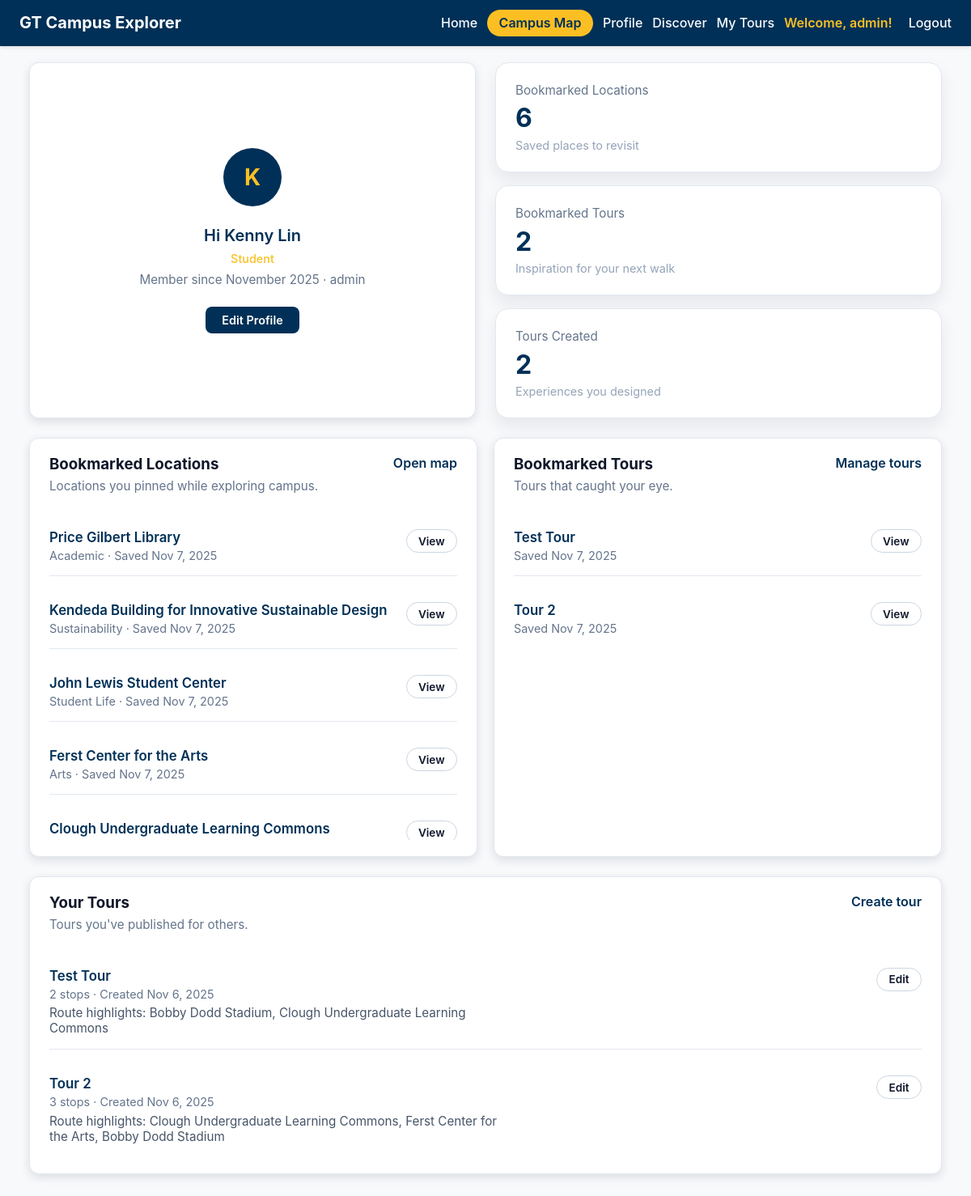
Page /accounts/profile/ (signed in) on the earlier database version.
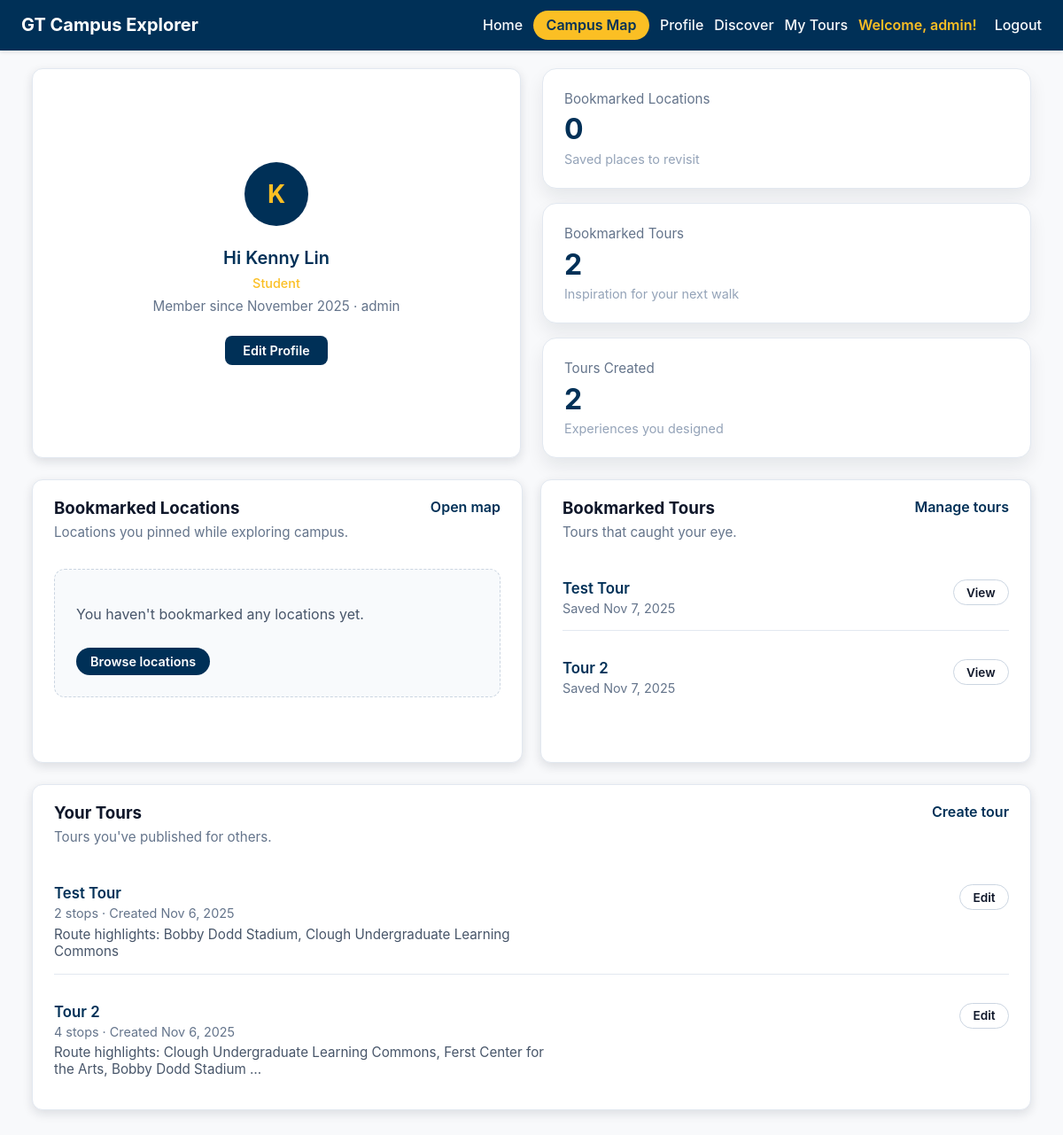
Same page on the later database version.
### campus/models.py (models this page shows, shortened)
class Bookmark(models.Model):
    user = models.ForeignKey(
        User,
        on_delete=models.CASCADE,
        related_name='bookmarks',
        help_text="The user who bookmarked this location.",
    )
    location = models.ForeignKey(
        Location,
        on_delete=models.CASCADE,
        related_name='bookmarks',
        help_text="The location that was bookmarked.",
    )
    created_at = models.DateTimeField(
        auto_now_add=True,
        help_text="When this bookmark was created.",
    )
    class Meta:
        unique_together = ['user', 'location']
        ordering = ['-created_at']

class Location(models.Model):
    name = models.CharField(
        max_length=120,
        unique=True,
        help_text="Displayed name of the campus location.",
    )
    slug = models.SlugField(
        unique=True,
        blank=True,
        help_text="URL-friendly identifier auto-generated from the name.",
    )
    description = models.TextField(
        help_text="High-level overview that appears in campus tour content.",
    )
    historical_info = models.TextField(
        blank=True,
        null=True,
        help_text="Optional historical context or fun facts for visitors.",
    )
    latitude = models.DecimalField(
        max_digits=9,
        decimal_places=6,
        help_text="Latitude in decimal degrees (positive for north).",
    )
    longitude = models.DecimalField(
        max_digits=9,
        decimal_places=6,
        help_text="Longitude in decimal degrees (negative for west).",
    )
    address = models.CharField(
        max_length=255,
        blank=True,
        help_text="Street address or building details shown in the tour.",
    )
    category = models.CharField(
        max_length=100,
        blank=True,
        help_text="Category used for filtering (e.g., Dining, Academic).",
    )
    image_url = models.URLField(
        blank=True,
        null=True,
        help_text="Link to an external photo if one is hosted elsewhere.",
    )
    photo = models.ImageField(
        upload_to='locations/photos/',
        blank=True,
        null=True,
        help_text="Upload location photo.",
    )
    class Meta:
        ordering = ['name']

class TourBookmark(models.Model):
    user = models.ForeignKey(
        User,
        on_delete=models.CASCADE,
        related_name='tour_bookmarks',
        help_text="The user who bookmarked this tour.",
    )
    tour = models.ForeignKey(
        'Tour',
        on_delete=models.CASCADE,
        related_name='bookmarks',
        help_text="The tour that was bookmarked.",
    )
    created_at = models.DateTimeField(
        auto_now_add=True,
        help_text="When this bookmark was created.",
    )
    class Meta:
        unique_together = ['user', 'tour']
        ordering = ['-created_at']

class Tour(models.Model):
    user = models.ForeignKey(User, on_delete=models.CASCADE)
    name = models.CharField(max_length=100)
    description = models.TextField(blank=True)
    created_at = models.DateTimeField(auto_now_add=True)
    route_data = models.JSONField(
        blank=True,
        null=True,
        help_text="Cached route segments from Google Directions API"
    )
    class Meta:
        ordering = ['-created_at']

class TourStop(models.Model):
    tour = models.ForeignKey(Tour, on_delete=models.CASCADE, related_name='stops')
    location = models.ForeignKey(Location, on_delete=models.CASCADE)
    order = models.PositiveIntegerField()
    class Meta:
        ordering = ['order']
        unique_together = [['tour', 'location']]

### accounts/views.py (the view)
# urls.py: path('profile/', views.profile, name='profile'),
@login_required
def profile(request):
    location_qs = (
        Bookmark.objects
        .filter(user=request.user)
        .select_related('location')
    )
    tour_qs = (
        TourBookmark.objects
        .filter(user=request.user)
        .select_related('tour')
    )
    created_tours_qs = (
        Tour.objects
        .filter(user=request.user)
        .prefetch_related('stops__location')
        .annotate(stop_total=Count('stops'))
    )
    location_bookmarks = list(location_qs)
    tour_bookmarks = list(tour_qs)
    created_tours = list(created_tours_qs)
    full_name = request.user.get_full_name().strip()
    display_name = full_name if full_name else request.user.username
    name_for_initial = request.user.first_name or request.user.username or '?'
    initial = name_for_initial[0].upper()
    user_profile, _ = UserProfile.objects.get_or_create(user=request.user)
    context = {
        'location_bookmarks': location_bookmarks,
        'tour_bookmarks': tour_bookmarks,
        'created_tours': created_tours,
        'display_name': display_name,
        'user_initial': initial,
        'location_count': len(location_bookmarks),
        'tour_bookmark_count': len(tour_bookmarks),
        'created_tour_count': len(created_tours),
        'affiliation': user_profile.affiliation,
    }
    return render(request, 'accounts/profile.html', context)

### accounts/templates/accounts/profile.html (shortened to what the changed rows need)
{% extends 'base.html' %}
{% load static %}
{% block extra_head %}
<link rel="stylesheet" href="{% static 'accounts/profile.css' %}">
{% endblock %}
{% block content %}
<section class="profile-page">
    <div class="profile-container">
        <div class="profile-header-stats-container">
            <div class="profile-summary-grid">
            <article class="profile-stat-card">
                <p class="profile-stat-label">Bookmarked Locations</p>
                <p class="profile-stat-value">{{ location_count }}</p>
                <p class="profile-stat-subtext">Saved places to revisit</p>
            </article>
        </div>
        </div>
        <div class="profile-panels-grid">
            <section class="profile-panel panel">
                {% if location_bookmarks %}
                    <ul class="profile-list">
                        {% for bookmark in location_bookmarks %}
                            <li class="profile-list-item">
                                <div>
                                    <p class="profile-item-title">{{ bookmark.location.name }}</p>
                                    <p class="profile-item-meta">
                                        {{ bookmark.location.category|default:"Campus Location" }} ·
                                        Saved {{ bookmark.created_at|date:"M j, Y" }}
                                    </p>
                                </div>
                                <a href="{% url 'campus:location-detail' bookmark.location.slug %}" class="profile-pill-link">View</a>
                            </li>
                        {% endfor %}
                    </ul>
                {% else %}
                    <div class="profile-empty-state">
                        <p>You haven't bookmarked any locations yet.</p>
                        <a href="{% url 'campus:overview' %}" class="profile-empty-cta">Browse locations</a>
                    </div>
                {% endif %}
            </section>
            <section class="profile-panel panel">
                {% if tour_bookmarks %}
                    <ul class="profile-list">
                        {% for bookmark in tour_bookmarks %}
                            <li class="profile-list-item">
                                <div>
                                    <p class="profile-item-title">{{ bookmark.tour.name }}</p>
                                    <p class="profile-item-meta">
                                        Saved {{ bookmark.created_at|date:"M j, Y" }}
                                    </p>
                                </div>
                                <a href="{% url 'campus:overview' %}?tour={{ bookmark.tour.id }}" class="profile-pill-link">View</a>
                            </li>
                        {% endfor %}
                    </ul>
                {% else %}
                    <div class="profile-empty-state">
                        <p>No bookmarked tours yet.</p>
                        <a href="{% url 'campus:tour-manage' %}" class="profile-empty-cta">Find a tour</a>
                    </div>
                {% endif %}
            </section>
        </div>
        <section class="profile-panel panel">
            {% if created_tours %}
                <ul class="profile-list">
                    {% for tour in created_tours %}
                        <li class="profile-list-item">
                            <div>
                                <p class="profile-item-title">{{ tour.name }}</p>
                                <p class="profile-item-meta">
                                    {{ tour.stop_total }} stop{{ tour.stop_total|pluralize }}
                                    · Created {{ tour.created_at|date:"M j, Y" }}
                                </p>
                                {% with stops=tour.stops.all %}
                                    {% if stops %}
                                        <p class="profile-item-description">
                                            Route highlights:
                                            {% for stop in stops|slice:":3" %}
                                                {{ stop.location.name }}{% if not forloop.last %}, {% endif %}
                                            {% endfor %}
                                            {% if stops|length > 3 %}…{% endif %}
                                        </p>
                                    {% endif %}
                                {% endwith %}
                            </div>
                            <a href="{% url 'campus:tour-edit' tour.id %}" class="profile-pill-link">Edit</a>
                        </li>
                    {% endfor %}
                </ul>
            {% else %}
                <div class="profile-empty-state">
                    <p>You haven't created a tour yet.</p>
                    <a href="{% url 'campus:tour-create' %}" class="profile-empty-cta">Start building</a>
                </div>
            {% endif %}
        </section>
    </div>
</section>
{% endblock %}

Differences in the rows shown:
removed Bookmark: location.name "Price Gilbert Library", location.category "Academic", created_at "Nov 7, 2025"
removed Bookmark: location.name "Kendeda Building for Innovative Sustainable Design", location.category "Sustainability", created_at "Nov 7, 2025"
removed Bookmark: location.name "John Lewis Student Center", location.category "Student Life", created_at "Nov 7, 2025"
removed Bookmark: location.name "Ferst Center for the Arts", location.category "Arts", created_at "Nov 7, 2025"
removed Bookmark: location.name "Clough Undergraduate Learning Commons"
changed Tour "Tour 2": stop_total "3" → "4"; now shows "…"
Other differences:
{{ location_count }}: "6" → "0"
text now shown: "You haven't bookmarked any locations yet. Browse locations"
